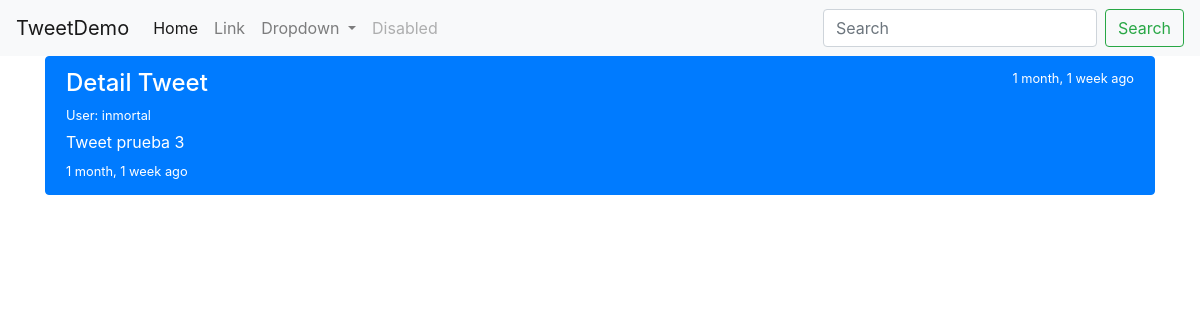
/tweet/detail_tweet/3/, run on an earlier commit of the app's database.
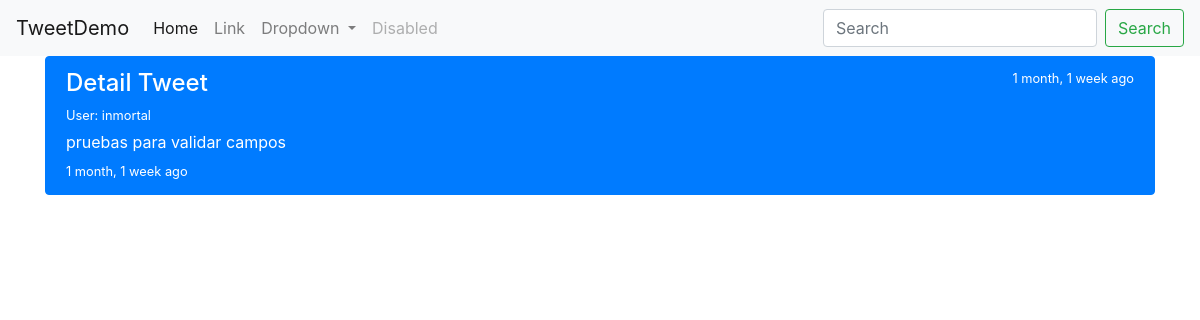
And on a later commit of the database.
### tweets/models.py (models this page shows, shortened)
class Tweet(models.Model):
	user = models.ForeignKey(settings.AUTH_USER_MODEL, on_delete=models.CASCADE, default=1)
	content = models.CharField(max_length=256, validators=[validate_content])
	update = models.DateTimeField(auto_now_add=True)
	timestamp = models.DateTimeField(auto_now_add=True)
	class Meta:
		ordering = ["-timestamp"]

### tweets/views.py (the view)
# urls.py: path('detail_tweet/<int:pk>/', Detail_Tweet.as_view(), name="Detail_Tweet_view"),
class Detail_Tweet(generic.DetailView):
	template_name = "tweets/detail_tweet.html"
	model = Tweet

### templates/tweets/detail_tweet.html (shortened to what this page needs)
{% extends "base.html" %}
{% block content %}
<div class="list-group">
  <a href="/" class="list-group-item list-group-item-action flex-column align-items-start active">
    <div class="d-flex w-100 justify-content-between">
      <h4 class="mb-1">Detail Tweet</h4>
      <small>{{ object.timestamp|timesince}} ago</small>
    </div>
    <p class="mb-1"><small>User: {{ object.user }}</small></p>
    <p class="mb-1">{{ object.content }}</p>
    <small>{{ object.update|timesince}} ago</small>
  </a>
</div>
{% endblock %}

### templates/base.html (shortened to what this page needs)
{% load staticfiles %}
<!doctype html>
<html lang="en">
  <head>
    <link href="{% static  'bootstrap4/css/bootstrap.min.css' %}" rel="stylesheet">
  </head>
  <body>
    {% include "navbar.html" %}
    <div class="container">
        {% block content %}
        {% endblock %}
    </div>
  </body>
</html>

### templates/navbar.html (shortened to what this page needs)
<nav class="navbar navbar-expand-lg navbar-light bg-light">
  <a class="navbar-brand" href="/">TweetDemo</a>
  <div class="collapse navbar-collapse" id="navbarSupportedContent">
    <ul class="navbar-nav mr-auto">
      <li class="nav-item active">
        <a class="nav-link" href="/">Home <span class="sr-only">(current)</span></a>
      </li>
      <li class="nav-item">
        <a class="nav-link" href="#">Link</a>
      </li>
      <li class="nav-item dropdown">
        <a class="nav-link dropdown-toggle" href="#" id="navbarDropdown" role="button" data-toggle="dropdown" aria-haspopup="true" aria-expanded="false">
          Dropdown
        </a>
      </li>
      <li class="nav-item">
        <a class="nav-link disabled" href="#">Disabled</a>
      </li>
    </ul>
    <form class="form-inline my-2 my-lg-0" method="GET" action="{% url 'tweets:List_Tweet_view' %}">
      <input name="q" class="form-control mr-sm-2" type="search" placeholder="Search" aria-label="Search">
      <button class="btn btn-outline-success my-2 my-sm-0" type="submit">Search</button>
    </form>
  </div>
</nav>

What changed in the data, as far as the page shows it:
changed Tweet "inmortal": content "Tweet prueba 3" → "pruebas para validar campos"
